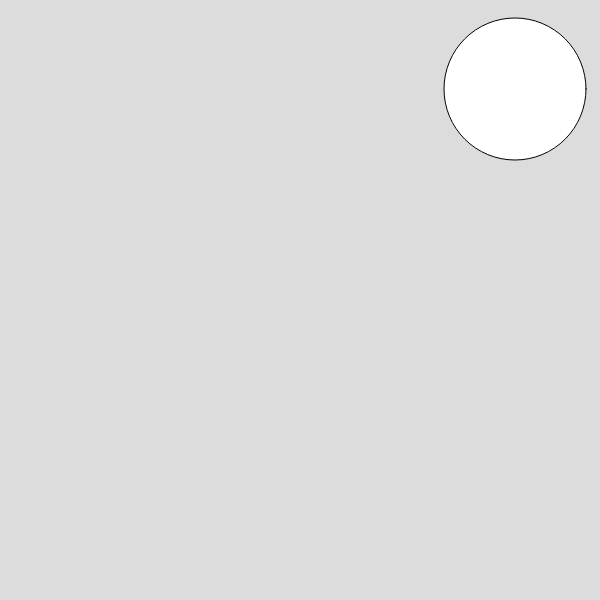
Frame 1 (no input)
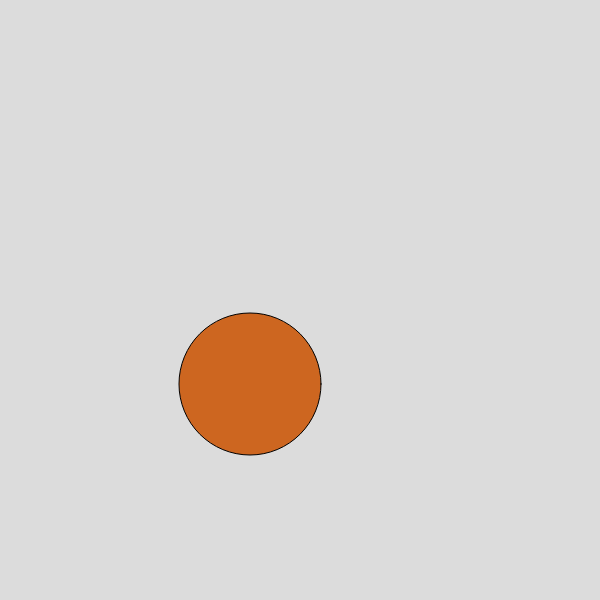
Frame 60 (no input)
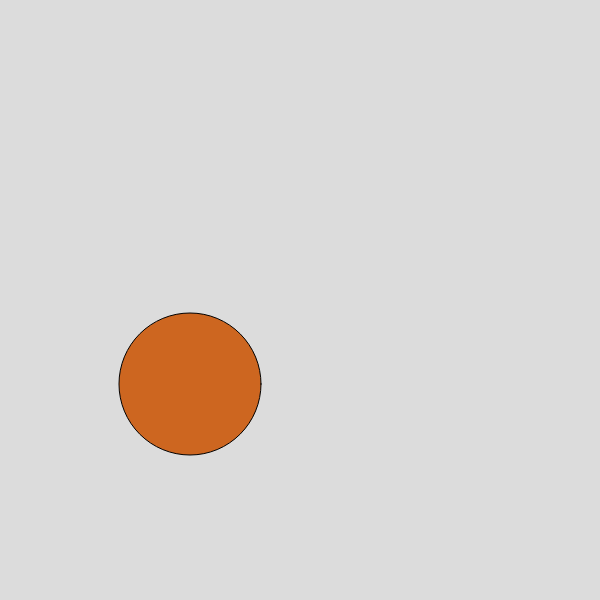
Frame 120 (the mouse pressed at the canvas centre since frame 60)

The p5.js sketch that drew these frames (run headless with seeded random() and noise() and a simulated clock; from frame 60 on, the mouse is pressed at the canvas centre):

// p5.js sketch
// ── sketch.js
function setup() {
    createCanvas(600, 600);
  }
  let d = Math.floor(Math.random()*101)+51;
  let x = Math.floor(Math.random()*((601-d)-1)+d/2);
  let y = Math.floor(Math.random()*((601-d)-1)+d/2);
  let xSpeed = Math.floor(Math.random()*10)+4;
  let ySpeed = Math.floor(Math.random()*10)+4;
   
  let rød = Math.floor(Math.random()*256);
  let grøn = Math.floor(Math.random()*256);
  let blå = Math.floor(Math.random()*256);
   
  var bold = ["bold1","bold2","bold3","bold4"];
   
  function draw() {
    background(220);
    
    circle(x,y,d);
    fill(rød,grøn,blå);
    if(x>width-d/2||x<0+d/2){
      xSpeed=-xSpeed;
    }
    if(y>height-d/2||y<0+d/2){
      ySpeed=-ySpeed;
    }
    x=x+xSpeed;
    y=y+ySpeed;
  }
  
